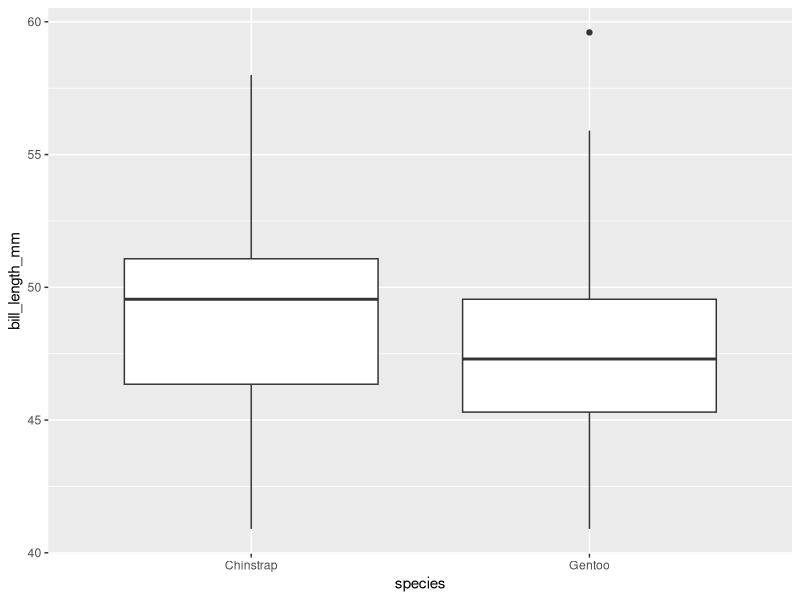

Source code (R):
# Consider the dataset palmerpenguins in the packages palmerpenguins 
# represent the bill length for species Gentoo and Chinstrap
# we would like to test that the true difference in means for variable bill_length_mm
# between group Chinstrap and group Gentoo is greater than 0

# load data and libraries
library(palmerpenguins)
library(dplyr)
library(ggplot2)
data("penguins")

# filter data to only keep Gentoo or Chinstrap
penguins_sub = penguins %>% filter(species %in% c("Gentoo", "Chinstrap"))

# boxplot
ggplot(penguins_sub, aes(x=species, y=bill_length_mm)) + 
  geom_boxplot()

# t test
t.test(formula = penguins_sub$bill_length_mm ~ penguins_sub$species, alternative = "greater")
